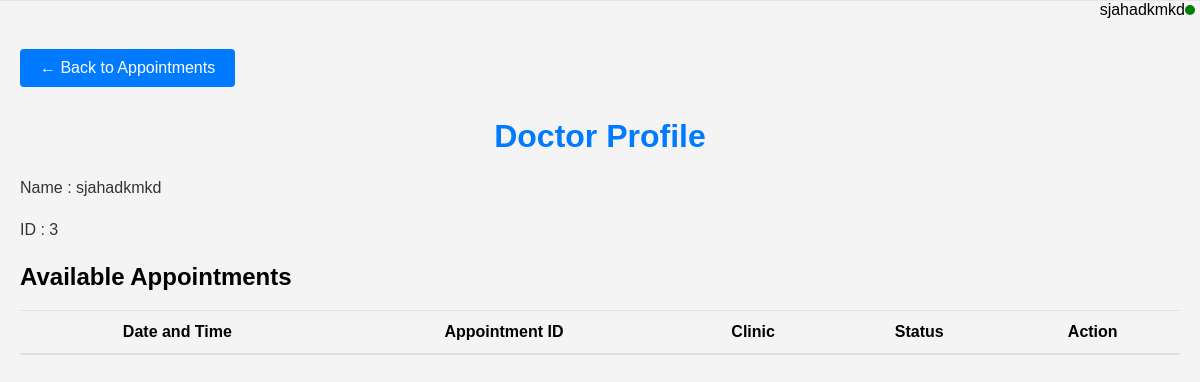
The page /doctor_profile/3/ (signed in) on the database as committed earlier.
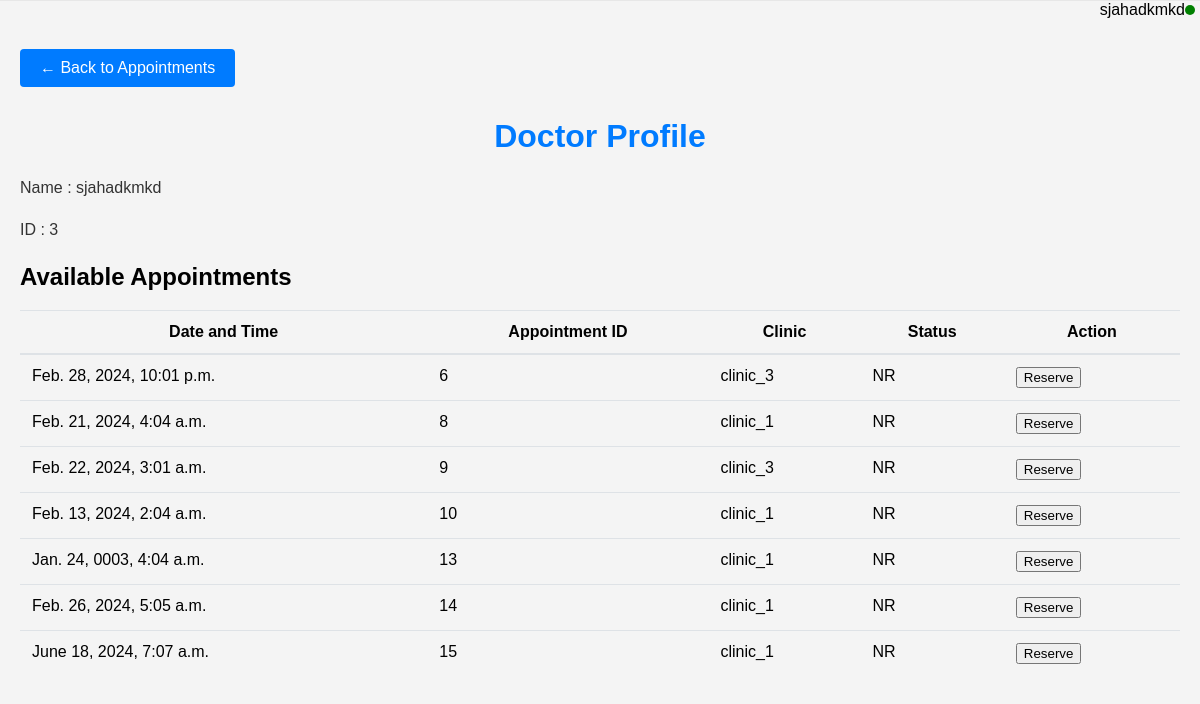
The same page on the database as committed later.
### portal_app/models.py (models this page shows, shortened)
class User(AbstractBaseUser, PermissionsMixin):
    USER_TYPE_CHOICES = [
        ("P", "patient"),
        ("C", "Clinic staff")
    ]
    username = models.CharField(max_length=20, unique=True,
                                validators=[validators.MinLengthValidator(5), validators.MaxLengthValidator(20),
                                            validators.RegexValidator(r'^[A-Za-z0-9_]*[a-zA-Z]+[A-Za-z0-9_]*$')])
    password = models.CharField(max_length=50, validators=[validators.MinLengthValidator(8)])
    user_type = models.CharField(max_length=1, choices=USER_TYPE_CHOICES)
    phone_number = models.CharField(max_length=11, null=False, validators=[phone_validator])
    email = models.EmailField(max_length=254, null=True, validators=[validators.EmailValidator()], blank=True)
    age = models.IntegerField(null=False)
    is_staff = models.BooleanField(default=False)
    objects = CustomUserManager()
    USERNAME_FIELD = 'username'
    REQUIRED_FIELDS = ['phone_number', 'age', 'user_type']

class Appointment(models.Model):
    STATUS_CHOICE = [
        ("R", "reserved"),
        ("C", "canceled"),
        ("NR", "not reserved")
    ]
    appointment_id = models.AutoField(primary_key=True)
    clinic = models.ForeignKey(Clinic, on_delete=models.CASCADE, related_name='clinic_appointments', null=True,
                               blank=True)
    dr = models.ForeignKey(User, on_delete=models.CASCADE, related_name='doctor_appointments', null=True)
    patient_reserved = models.ForeignKey(User, on_delete=models.CASCADE, null=True, blank=True,
                                         related_name='reserved_appointments')
    reservation_time = models.DateTimeField()
    reservation_status = models.CharField(max_length=2, choices=STATUS_CHOICE, default="NR")
    pass

class Clinic(models.Model):
    STATUS_CHOICE = [
        ("O", "open"),
        ("C", "closed")
    ]
    clinic_id = models.AutoField(primary_key=True)
    name = models.CharField(max_length=40)
    address = models.TextField()
    contact_number = models.CharField(max_length=11)
    status = models.CharField(max_length=1, choices=STATUS_CHOICE)
    pass

### portal_app/views.py (the view)
# urls.py: path('doctor_profile/<int:doctor_id>/', views.doctor_profile, name='doctor_profile'),
@csrf_exempt
@login_required(login_url='/login/')
def doctor_profile(request, doctor_id):
    if request.method == 'POST':
        return reserve_appointment(request)
    doctor = User.objects.get(id=doctor_id)
    available_appointments = Appointment.objects.filter(dr_id=doctor_id, reservation_status='NR')
    return render(request, 'doctor_profile.html', {
        'doctor': doctor,
        'appointments': available_appointments
    })

### templates/doctor_profile.html (shortened to what this page needs)
{% load static %}
<!DOCTYPE html>
<html lang="en">
<head>
    <link rel="stylesheet" href="{% static 'styles.css' %}">
</head>
<body>
<div class="user-bar">
    <span id="username"></span>
    <div class="green-light"></div>
</div>
<div class="content">
 <div class="back-button-container">
     <a href="{% url 'appointments' %}" class="back-to-appointments-btn">&#8592; Back to Appointments</a>
    </div>
    <h1>Doctor Profile</h1>
    <div class="doctor-details">
        <p>Name : {{ doctor.username }}</p>
        <p>ID : {{ doctor.id }}</p>
    </div>
    <h2>Available Appointments </h2>
    <table class="appointments-table">
        <thead>
            <tr>
                <th>Date and Time</th>
                <th>Appointment ID</th>
                <th>Clinic</th>
                <th>Status</th>
                <th>Action</th>
            </tr>
        </thead>
        <tbody>
            {% for appointment in appointments %}
            <tr>
                <td>{{ appointment.reservation_time }}</td>
                <td>{{ appointment.appointment_id }}</td>
                <td>{{ appointment.clinic.name }}</td>
                <td>{{ appointment.reservation_status }}</td>
                <td><button type="button" onclick="bookAppointment('{{ appointment.appointment_id }}')">Reserve</button></td>
            </tr>
            {% endfor %}
        </tbody>
    </table>
</div>
</body>
</html>

### portal_app/static/styles.css (style rules this page uses)
body, html { height: 100%; margin: 0; font-family: Arial, sans-serif; background: #f4f4f4; }
.content { padding: 20px; }
.content h1 { color: #007bff; text-align: center; margin-bottom: 20px; }
.content p { line-height: 1.6; color: #333; }
.appointments-table { width: 100%; margin-bottom: 1rem; background-color: transparent; border-collapse: collapse; }
.appointments-table th, .appointments-table td { padding: 0.75rem; vertical-align: top; border-top: 1px solid #dee2e6; }
.appointments-table thead th { vertical-align: bottom; border-bottom: 2px solid #dee2e6; }
.user-bar { position: relative; display: flex; align-items: center; justify-content: flex-end; }
.green-light { width: 10px; height: 10px; border-radius: 50%; background-color: green; margin-right: 5px; }

### templates/doctor_profile.html (style rules this page uses)
.back-to-appointments-btn { padding: 10px 20px; font-size: 16px; color: white; background-color: #007bff; border: none; cursor: pointer; text-align: center; display: inline-block; margin: 10px 0px; border-radius: 4px; text-decoration: none; }
.user-bar { position: relative; display: flex; align-items: center; justify-content: flex-end; }
.green-light { width: 10px; height: 10px; border-radius: 50%; background-color: green; margin-right: 5px; }

Rows that differ between the two databases and show on the page:
added Appointment: reservation_time "Feb. 28, 2024, 10:01 p.m.", appointment_id "6", clinic.name "clinic_3", reservation_status "NR"
added Appointment: reservation_time "Feb. 21, 2024, 4:04 a.m.", appointment_id "8", clinic.name "clinic_1", reservation_status "NR"
added Appointment: reservation_time "Feb. 22, 2024, 3:01 a.m.", appointment_id "9", clinic.name "clinic_3", reservation_status "NR"
added Appointment: reservation_time "Feb. 13, 2024, 2:04 a.m.", appointment_id "10", clinic.name "clinic_1", reservation_status "NR"
added Appointment: reservation_time "Jan. 24, 0003, 4:04 a.m.", appointment_id "13", clinic.name "clinic_1", reservation_status "NR"
added Appointment: reservation_time "Feb. 26, 2024, 5:05 a.m.", appointment_id "14", clinic.name "clinic_1", reservation_status "NR"
added Appointment: reservation_time "June 18, 2024, 7:07 a.m.", appointment_id "15", clinic.name "clinic_1", reservation_status "NR"
